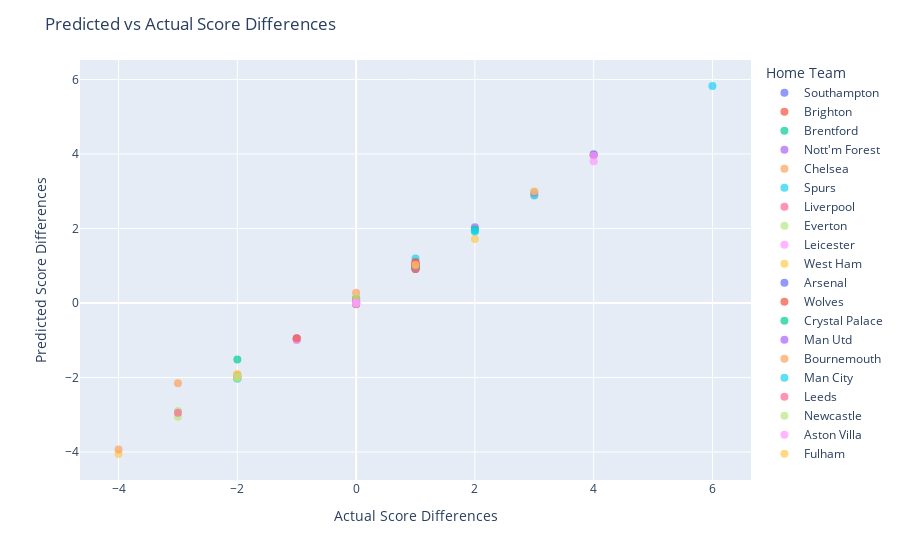

Here is the notebook cell this chart was saved with:
### Code cell
import plotly.express as px

# Inside the evaluation section
with torch.no_grad():
    outputs = model(X_test_tensor, X_test_tensor[:, -2], X_test_tensor[:, -1])  # Pass team indices
    outputs = outputs.squeeze().numpy()  # Convert predictions to NumPy array
    y_test_np = y_test_tensor.numpy()  # Convert actual scores to NumPy array
    home_teams = label_encoder.inverse_transform(X_test['home_team'])  # Inverse transform encoded home team labels
    away_teams = label_encoder.inverse_transform(X_test['away_team'])  # Inverse transform encoded away team labels

    # Create a DataFrame with the data
    df = pd.DataFrame({
        'Actual Score Differences': y_test_np,
        'Predicted Score Differences': outputs,
        'Home Team': home_teams,
        'Away Team': away_teams
    })

    # Create an interactive scatter plot using Plotly Express
    fig = px.scatter(df, x='Actual Score Differences', y='Predicted Score Differences',
                     color='Home Team', hover_data=['Away Team'])
    fig.update_traces(marker=dict(size=8, opacity=0.7),
                      selector=dict(mode='markers'))
    fig.update_layout(title='Predicted vs Actual Score Differences',
                      xaxis_title='Actual Score Differences',
                      yaxis_title='Predicted Score Differences')
    fig.show()

### Figure 1 — Plotly figure (JSON) as saved in the notebook; plotly's stock layout.template omitted (floating-point values rounded to 4 significant figures)
{"data": [{"customdata": [["Spurs"], ["Brentford"], ["Chelsea"], ["Man Utd"], ["Everton"]], "hovertemplate": "Home Team=Southampton<br>Actual Score Differences=%{x}<br>Predicted Score Differences=%{y}<br>Away Team=%{customdata[0]}<extra></extra>", "legendgroup": "Southampton", "marker": {"color": "#636efa", "opacity": 0.7, "size": 8, "symbol": "circle"}, "mode": "markers", "name": "Southampton", "orientation": "v", "showlegend": true, "type": "scatter", "x": [0, -2, 1, -1, -1], "xaxis": "x", "y": [0.06208, -2.013, 0.974, -0.9868, -0.9533], "yaxis": "y"}, {"customdata": [["Crystal Palace"], ["Man City"], ["West Ham"]], "hovertemplate": "Home Team=Brighton<br>Actual Score Differences=%{x}<br>Predicted Score Differences=%{y}<br>Away Team=%{customdata[0]}<extra></extra>", "legendgroup": "Brighton", "marker": {"color": "#EF553B", "opacity": 0.7, "size": 8, "symbol": "circle"}, "mode": "markers", "name": "Brighton", "orientation": "v", "showlegend": true, "type": "scatter", "x": [1, 0, 4], "xaxis": "x", "y": [1.009, -0.03775, 3.964], "yaxis": "y"}, {"customdata": [["Leicester"], ["Fulham"], ["Everton"], ["Nott'm Forest"], ["Wolves"]], "hovertemplate": "Home Team=Brentford<br>Actual Score Differences=%{x}<br>Predicted Score Differences=%{y}<br>Away Team=%{customdata[0]}<extra></extra>", "legendgroup": "Brentford", "marker": {"color": "#00cc96", "opacity": 0.7, "size": 8, "symbol": "circle"}, "mode": "markers", "name": "Brentford", "orientation": "v", "showlegend": true, "type": "scatter", "x": [0, 1, 0, 1, 0], "xaxis": "x", "y": [-0.0122, 1.019, 0.1104, 0.9826, 0.06879], "yaxis": "y"}, {"customdata": [["Spurs"], ["Arsenal"], ["Brighton"]], "hovertemplate": "Home Team=Nott'm Forest<br>Actual Score Differences=%{x}<br>Predicted Score Differences=%{y}<br>Away Team=%{customdata[0]}<extra></extra>", "legendgroup": "Nott'm Forest", "marker": {"color": "#ab63fa", "opacity": 0.7, "size": 8, "symbol": "circle"}, "mode": "markers", "name": "Nott'm Forest", "orientation": "v", "showlegend": true, "type": "scatter", "x": [-2, 1, 2], "xaxis": "x", "y": [-1.973, 1.088, 2.033], "yaxis": "y"}, {"customdata": [["Leicester"], ["Wolves"], ["Brentford"], ["Spurs"]], "hovertemplate": "Home Team=Chelsea<br>Actual Score Differences=%{x}<br>Predicted Score Differences=%{y}<br>Away Team=%{customdata[0]}<extra></extra>", "legendgroup": "Chelsea", "marker": {"color": "#FFA15A", "opacity": 0.7, "size": 8, "symbol": "circle"}, "mode": "markers", "name": "Chelsea", "orientation": "v", "showlegend": true, "type": "scatter", "x": [1, 3, -2, 0], "xaxis": "x", "y": [0.968, 2.904, -2.017, 0.058], "yaxis": "y"}, {"customdata": [["Fulham"], ["Brentford"], ["Man City"], ["Chelsea"], ["Southampton"]], "hovertemplate": "Home Team=Spurs<br>Actual Score Differences=%{x}<br>Predicted Score Differences=%{y}<br>Away Team=%{customdata[0]}<extra></extra>", "legendgroup": "Spurs", "marker": {"color": "#19d3f3", "opacity": 0.7, "size": 8, "symbol": "circle"}, "mode": "markers", "name": "Spurs", "orientation": "v", "showlegend": true, "type": "scatter", "x": [1, -2, 1, 2, 3], "xaxis": "x", "y": [1.19, -2.034, 0.9356, 1.941, 2.886], "yaxis": "y"}, {"customdata": [["Nott'm Forest"], ["West Ham"], ["Leicester"]], "hovertemplate": "Home Team=Liverpool<br>Actual Score Differences=%{x}<br>Predicted Score Differences=%{y}<br>Away Team=%{customdata[0]}<extra></extra>", "legendgroup": "Liverpool", "marker": {"color": "#FF6692", "opacity": 0.7, "size": 8, "symbol": "circle"}, "mode": "markers", "name": "Liverpool", "orientation": "v", "showlegend": true, "type": "scatter", "x": [1, 1, 1], "xaxis": "x", "y": [1.026, 1.031, 1.008], "yaxis": "y"}, {"customdata": [["Brighton"], ["Aston Villa"], ["Wolves"], ["Newcastle"], ["Nott'm Forest"]], "hovertemplate": "Home Team=Everton<br>Actual Score Differences=%{x}<br>Predicted Score Differences=%{y}<br>Away Team=%{customdata[0]}<extra></extra>", "legendgroup": "Everton", "marker": {"color": "#B6E880", "opacity": 0.7, "size": 8, "symbol": "circle"}, "mode": "markers", "name": "Everton", "orientation": "v", "showlegend": true, "type": "scatter", "x": [-3, -2, -1, -3, 0], "xaxis": "x", "y": [-2.904, -2.018, -0.9676, -3.054, 0.04046], "yaxis": "y"}, {"customdata": [["Arsenal"], ["Man City"], ["Nott'm Forest"]], "hovertemplate": "Home Team=Leicester<br>Actual Score Differences=%{x}<br>Predicted Score Differences=%{y}<br>Away Team=%{customdata[0]}<extra></extra>", "legendgroup": "Leicester", "marker": {"color": "#FF97FF", "opacity": 0.7, "size": 8, "symbol": "circle"}, "mode": "markers", "name": "Leicester", "orientation": "v", "showlegend": true, "type": "scatter", "x": [-1, -1, 4], "xaxis": "x", "y": [-0.9957, -0.9602, 3.807], "yaxis": "y"}, {"customdata": [["Newcastle"], ["Leicester"], ["Man City"], ["Wolves"], ["Chelsea"]], "hovertemplate": "Home Team=West Ham<br>Actual Score Differences=%{x}<br>Predicted Score Differences=%{y}<br>Away Team=%{customdata[0]}<extra></extra>", "legendgroup": "West Ham", "marker": {"color": "#FECB52", "opacity": 0.7, "size": 8, "symbol": "circle"}, "mode": "markers", "name": "West Ham", "orientation": "v", "showlegend": true, "type": "scatter", "x": [-4, -2, -2, 2, 0], "xaxis": "x", "y": [-4.055, -1.928, -1.908, 1.72, 0.05192], "yaxis": "y"}, {"customdata": [["Bournemouth"], ["Liverpool"], ["Everton"]], "hovertemplate": "Home Team=Arsenal<br>Actual Score Differences=%{x}<br>Predicted Score Differences=%{y}<br>Away Team=%{customdata[0]}<extra></extra>", "legendgroup": "Arsenal", "marker": {"color": "#636efa", "opacity": 0.7, "size": 8, "symbol": "circle"}, "mode": "markers", "name": "Arsenal", "orientation": "v", "showlegend": true, "type": "scatter", "x": [1, 1, 4], "xaxis": "x", "y": [1.004, 1.012, 3.995], "yaxis": "y"}, {"customdata": [["Southampton"], ["Nott'm Forest"], ["Fulham"], ["Spurs"], ["Chelsea"], ["Bournemouth"]], "hovertemplate": "Home Team=Wolves<br>Actual Score Differences=%{x}<br>Predicted Score Differences=%{y}<br>Away Team=%{customdata[0]}<extra></extra>", "legendgroup": "Wolves", "marker": {"color": "#EF553B", "opacity": 0.7, "size": 8, "symbol": "circle"}, "mode": "markers", "name": "Wolves", "orientation": "v", "showlegend": true, "type": "scatter", "x": [1, 1, 0, 1, 1, -1], "xaxis": "x", "y": [0.9125, 0.9119, 0.1243, 1.102, 1.021, -0.95], "yaxis": "y"}, {"customdata": [["Nott'm Forest"], ["Arsenal"], ["Newcastle"], ["Bournemouth"], ["Leeds"]], "hovertemplate": "Home Team=Crystal Palace<br>Actual Score Differences=%{x}<br>Predicted Score Differences=%{y}<br>Away Team=%{customdata[0]}<extra></extra>", "legendgroup": "Crystal Palace", "marker": {"color": "#00cc96", "opacity": 0.7, "size": 8, "symbol": "circle"}, "mode": "markers", "name": "Crystal Palace", "orientation": "v", "showlegend": true, "type": "scatter", "x": [0, -2, 0, 2, 1], "xaxis": "x", "y": [-0.007166, -1.516, -0.006202, 1.974, 0.9287], "yaxis": "y"}, {"customdata": [["Southampton"], ["Leicester"], ["Newcastle"]], "hovertemplate": "Home Team=Man Utd<br>Actual Score Differences=%{x}<br>Predicted Score Differences=%{y}<br>Away Team=%{customdata[0]}<extra></extra>", "legendgroup": "Man Utd", "marker": {"color": "#ab63fa", "opacity": 0.7, "size": 8, "symbol": "circle"}, "mode": "markers", "name": "Man Utd", "orientation": "v", "showlegend": true, "type": "scatter", "x": [0, 3, 0], "xaxis": "x", "y": [0.02851, 2.975, 0.01298], "yaxis": "y"}, {"customdata": [["Arsenal"], ["Brighton"], ["West Ham"], ["Wolves"]], "hovertemplate": "Home Team=Bournemouth<br>Actual Score Differences=%{x}<br>Predicted Score Differences=%{y}<br>Away Team=%{customdata[0]}<extra></extra>", "legendgroup": "Bournemouth", "marker": {"color": "#FFA15A", "opacity": 0.7, "size": 8, "symbol": "circle"}, "mode": "markers", "name": "Bournemouth", "orientation": "v", "showlegend": true, "type": "scatter", "x": [-3, -2, -4, 0], "xaxis": "x", "y": [-2.154, -1.946, -3.935, 0.2724], "yaxis": "y"}, {"customdata": [["Nott'm Forest"], ["Brighton"]], "hovertemplate": "Home Team=Man City<br>Actual Score Differences=%{x}<br>Predicted Score Differences=%{y}<br>Away Team=%{customdata[0]}<extra></extra>", "legendgroup": "Man City", "marker": {"color": "#19d3f3", "opacity": 0.7, "size": 8, "symbol": "circle"}, "mode": "markers", "name": "Man City", "orientation": "v", "showlegend": true, "type": "scatter", "x": [6, 2], "xaxis": "x", "y": [5.825, 1.92], "yaxis": "y"}, {"customdata": [["Spurs"], ["Bournemouth"], ["Wolves"], ["Leicester"]], "hovertemplate": "Home Team=Leeds<br>Actual Score Differences=%{x}<br>Predicted Score Differences=%{y}<br>Away Team=%{customdata[0]}<extra></extra>", "legendgroup": "Leeds", "marker": {"color": "#FF6692", "opacity": 0.7, "size": 8, "symbol": "circle"}, "mode": "markers", "name": "Leeds", "orientation": "v", "showlegend": true, "type": "scatter", "x": [-3, 1, 1, 0], "xaxis": "x", "y": [-2.946, 1.037, 0.9193, -0.02716], "yaxis": "y"}, {"customdata": [["Arsenal"], ["Leicester"], ["Bournemouth"]], "hovertemplate": "Home Team=Newcastle<br>Actual Score Differences=%{x}<br>Predicted Score Differences=%{y}<br>Away Team=%{customdata[0]}<extra></extra>", "legendgroup": "Newcastle", "marker": {"color": "#B6E880", "opacity": 0.7, "size": 8, "symbol": "circle"}, "mode": "markers", "name": "Newcastle", "orientation": "v", "showlegend": true, "type": "scatter", "x": [-2, 0, 0], "xaxis": "x", "y": [-1.974, -0.009754, 0.1338], "yaxis": "y"}, {"customdata": [["Man City"], ["Wolves"], ["Brentford"]], "hovertemplate": "Home Team=Aston Villa<br>Actual Score Differences=%{x}<br>Predicted Score Differences=%{y}<br>Away Team=%{customdata[0]}<extra></extra>", "legendgroup": "Aston Villa", "marker": {"color": "#FF97FF", "opacity": 0.7, "size": 8, "symbol": "circle"}, "mode": "markers", "name": "Aston Villa", "orientation": "v", "showlegend": true, "type": "scatter", "x": [0, 0, 4], "xaxis": "x", "y": [-0.02207, 0.01014, 3.958], "yaxis": "y"}, {"customdata": [["Leeds"], ["Aston Villa"]], "hovertemplate": "Home Team=Fulham<br>Actual Score Differences=%{x}<br>Predicted Score Differences=%{y}<br>Away Team=%{customdata[0]}<extra></extra>", "legendgroup": "Fulham", "marker": {"color": "#FECB52", "opacity": 0.7, "size": 8, "symbol": "circle"}, "mode": "markers", "name": "Fulham", "orientation": "v", "showlegend": true, "type": "scatter", "x": [1, 3], "xaxis": "x", "y": [1.018, 2.997], "yaxis": "y"}], "layout": {"legend": {"title": {"text": "Home Team"}, "tracegroupgap": 0}, "margin": {"t": 60}, "title": {"text": "Predicted vs Actual Score Differences"}, "xaxis": {"anchor": "y", "domain": [0, 1], "title": {"text": "Actual Score Differences"}}, "yaxis": {"anchor": "x", "domain": [0, 1], "title": {"text": "Predicted Score Differences"}}}}
